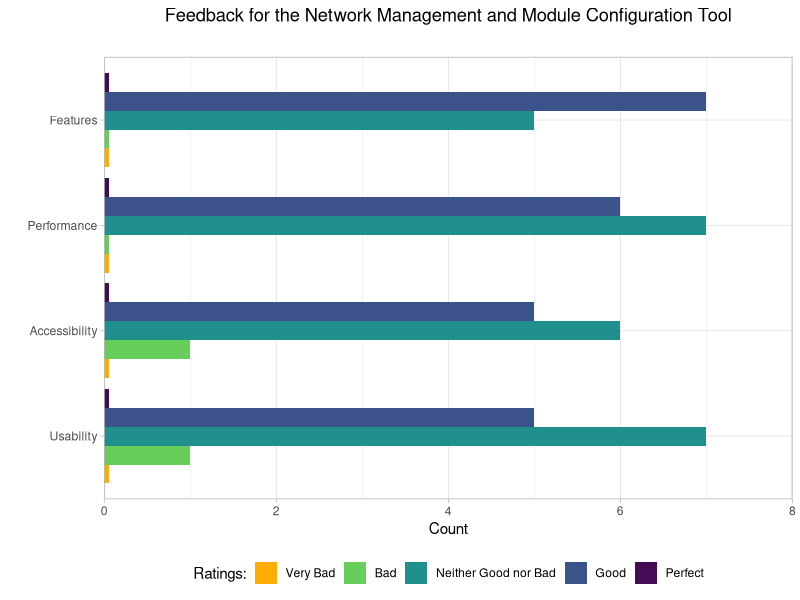
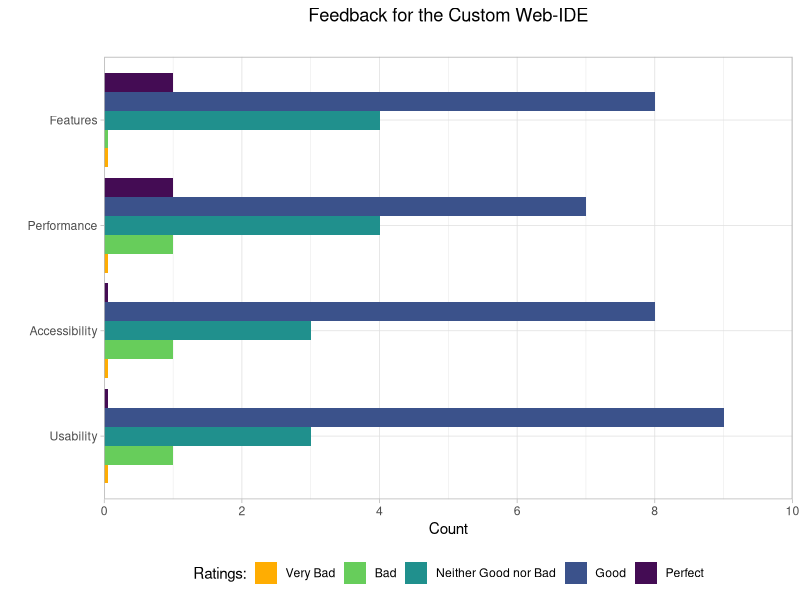
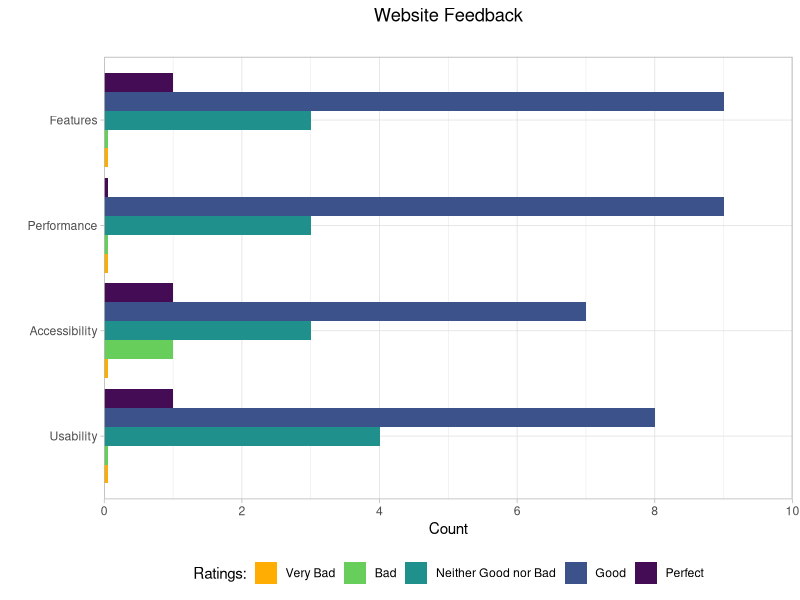
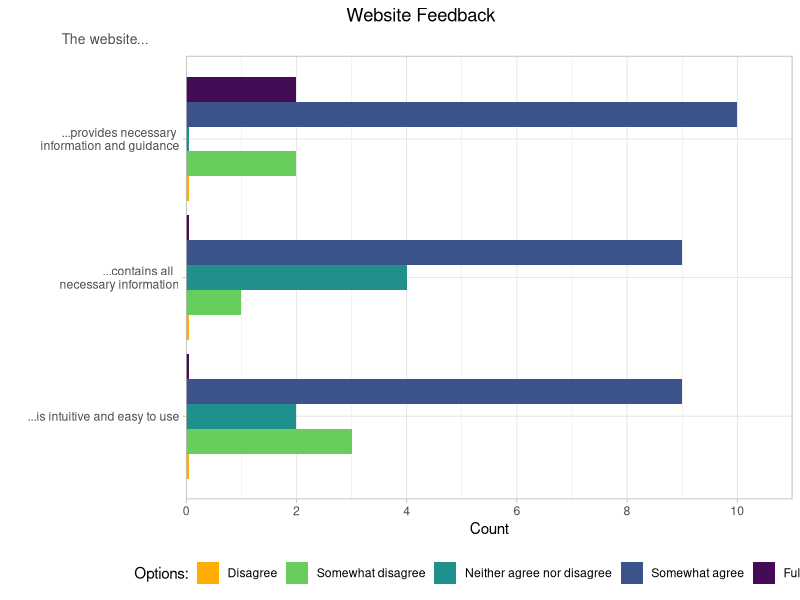
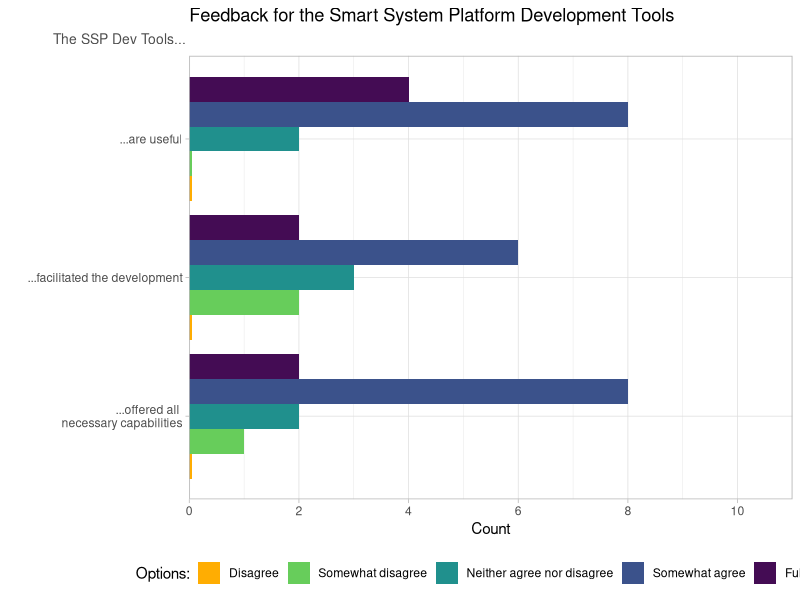
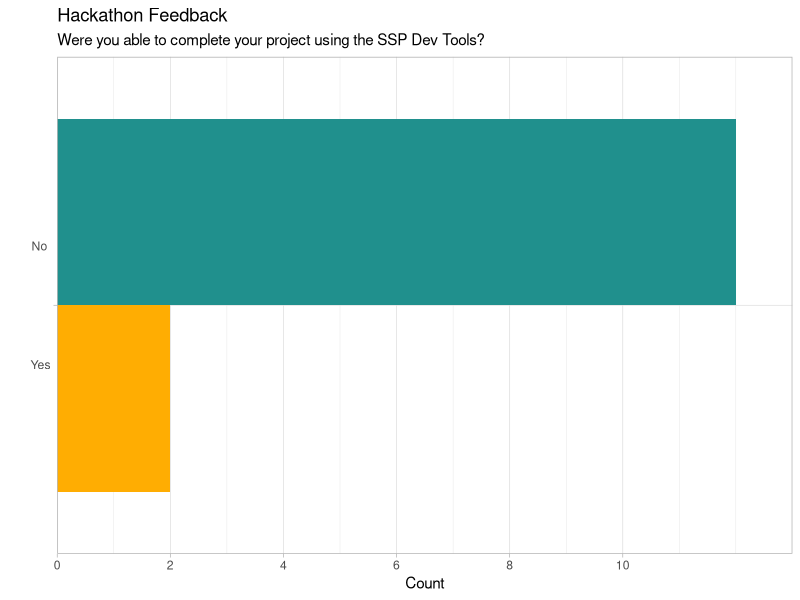
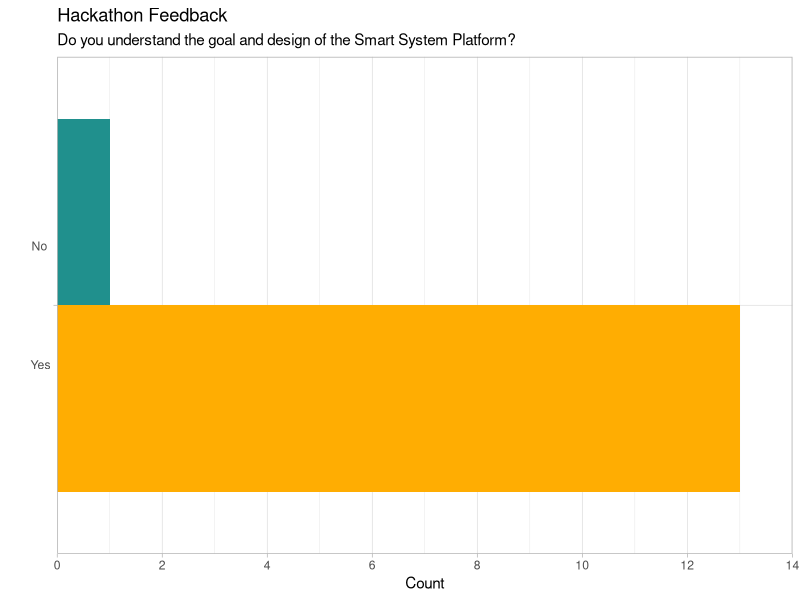
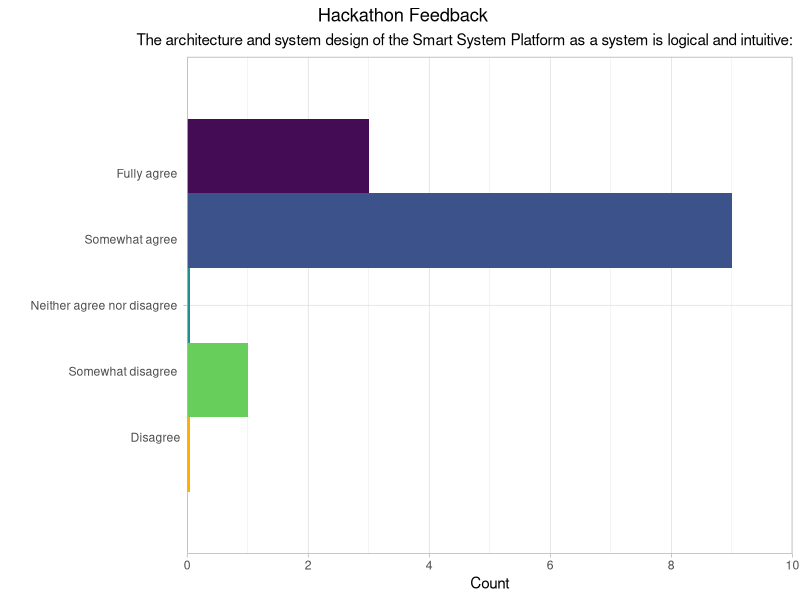

These figures' R source, in order:
## ---- chunk 1
library(ggplot2)
library(dplyr)
library(readr)
library(tidyverse)
library(tidyr)
library(mgcv)

#custom_colours <- c("#F8766D","#00BFC4")
custom_colours <- c("#F8766D", "#00BFC4", "#7CAE00", "#C77CFF", "#F564E3", "#619CFF", "#00BA38")

## ---- chunk 2

data <- read.csv("data/Smart System Platform Feedback_February 11, 2025_23.18.csv", header = TRUE, sep = ",")

descriptions <- data[1, , drop = FALSE]
data <- data %>% slice(-c(1:3))

options1 <- c("Very Bad", "Bad", "Neither Good nor Bad", "Good", "Perfect")
description1 <- c("Usability", "Accessibility", "Performance", "Features")

ide_data <- data[, c(45, 46, 47, 48)]
nmmct_data <- data[, c(49, 50, 51, 52)]
website_data <- data[, c(53, 54, 55, 56)]

options2 <- c("Disagree", "Somewhat disagree", "Neither agree nor disagree", "Somewhat agree", "Fully agree")
website_description0 <- c("...is intuitive and easy to use", "...contains all  \n necessary information", "...provides necessary \n information and guidance")
website_description <- descriptions[, c(66, 67, 70)]
website_data2 <- data[, c(66, 67, 70)]

ssp_description0 <- c("...offered all \n necessary capabilities", "...facilitated the development", "...are useful")
ssp_description <- descriptions[, c( 57, 59, 61)]
ssp_data <- data[, c( 57, 59, 61)]


component_description <- descriptions[, c(42)]
component_data <- data[, c(42)]
component_data <- as.data.frame(component_data)

options3 <- c("Yes", "No")
completion_description <- descriptions[, c(62)]
completion_description0 <- c("")
completion_data <- data[, c(62)]
completion_data <- as.data.frame(completion_data)

logic_description <- descriptions[, c(64)]
logic_description0 <- c("")
logic_data <- data[, c(64)]
logic_data <- as.data.frame(logic_data)

architecture_data <- data[, c(65)]
architecture_description <- descriptions[, c(65)]
architecture_data <- as.data.frame(architecture_data)

toolpage_data <- data[, c(69)]
toolpage_description <- descriptions[, c(69)]
toolpage_data <- as.data.frame(toolpage_data)

ct_data <- data[, c(62, 64)]
ct_description <- descriptions[, c(62, 64)]

ta_data <- data[, c(65, 69)]
ta_description <- descriptions[, c(62, 64)]

## ---- chunk 3

nmmct_long <- nmmct_data %>%
  pivot_longer(cols = everything(), names_to = "Aspect", values_to = "Response") %>%
  drop_na() %>%
  filter(Response != "")  

nmmct_long$Response <- factor(nmmct_long$Response, levels = options1)

nmmct_counts <- nmmct_long %>%
  count(Aspect, Response, name = "Count")
missing_levels <- expand.grid(Aspect = unique(nmmct_counts$Aspect), Response = options1) %>%
  anti_join(nmmct_counts, by = c("Aspect", "Response"))

if (nrow(missing_levels) > 0) {
  missing_levels$Count <- 0.05
  nmmct_counts <- bind_rows(nmmct_counts, missing_levels)
}

custom_colours <- c("Very Bad" = "#ffad02", 
                    "Bad" = "#67cd5b", 
                    "Neither Good nor Bad" = "#20908d", 
                    "Good" = "#3b528b", 
                    "Perfect" = "#440c54")

p_nmmct <- ggplot(nmmct_counts, aes(x = Aspect, y = Count, fill = Response)) +
  geom_bar(stat = "identity", position = "dodge") + 
  coord_flip() + 
  scale_fill_manual(values = custom_colours, name = "Ratings:", drop = FALSE) +  
  scale_x_discrete(labels = description1) + 
  scale_y_continuous(expand = c(0, 0), , limits = c(0, 8)) +
  labs(title = "Feedback for the Network Management and Module Configuration Tool",
       subtitle = "",
       x = "",
       y = "Count") +
  theme_light() +
  theme(legend.position = "bottom",
        plot.title = element_text(hjust = 0.5)) 

ggsave(filename = paste0("plots/nmmct.png"), plot = p_nmmct, width = 10, height = 6, dpi = 300, bg = "white")

## ---- chunk 4

ide_long <- ide_data %>%
  pivot_longer(cols = everything(), names_to = "Aspect", values_to = "Response") %>%
  drop_na() %>%
  filter(Response != "")  

ide_long$Response <- factor(ide_long$Response, levels = options1)

ide_counts <- ide_long %>%
  count(Aspect, Response, name = "Count")
missing_levels <- expand.grid(Aspect = unique(ide_counts$Aspect), Response = options1) %>%
  anti_join(ide_counts, by = c("Aspect", "Response"))

if (nrow(missing_levels) > 0) {
  missing_levels$Count <- 0.05
  ide_counts <- bind_rows(ide_counts, missing_levels)
}

custom_colours <- c("Very Bad" = "#ffad02", 
                    "Bad" = "#67cd5b", 
                    "Neither Good nor Bad" = "#20908d", 
                    "Good" = "#3b528b", 
                    "Perfect" = "#440c54")

p_ide <- ggplot(ide_counts, aes(x = Aspect, y = Count, fill = Response)) +
  geom_bar(stat = "identity", position = "dodge") + 
  coord_flip() + 
  scale_fill_manual(values = custom_colours, name = "Ratings:", drop = FALSE) +  
  scale_x_discrete(labels = description1) + 
  scale_y_continuous(expand = c(0, 0), , limits = c(0, 10), breaks = seq(0, 10, by = 2)) +
  labs(title = "Feedback for the Custom Web-IDE",
       subtitle = "",
       x = "",
       y = "Count") +
  theme_light() +
  theme(legend.position = "bottom",
        plot.title = element_text(hjust = 0.5)) 

ggsave(filename = paste0("plots/ide.png"), plot = p_ide, width = 10, height = 6, dpi = 300, bg = "white")

## ---- chunk 5

website_long <- website_data %>%
  pivot_longer(cols = everything(), names_to = "Aspect", values_to = "Response") %>%
  drop_na() %>%
  filter(Response != "")  

website_long$Response <- factor(website_long$Response, levels = options1)

website_counts <- website_long %>%
  count(Aspect, Response, name = "Count")
missing_levels <- expand.grid(Aspect = unique(website_counts$Aspect), Response = options1) %>%
  anti_join(website_counts, by = c("Aspect", "Response"))

if (nrow(missing_levels) > 0) {
  missing_levels$Count <- 0.05
  website_counts <- bind_rows(website_counts, missing_levels)
}

custom_colours <- c("Very Bad" = "#ffad02", 
                    "Bad" = "#67cd5b", 
                    "Neither Good nor Bad" = "#20908d", 
                    "Good" = "#3b528b", 
                    "Perfect" = "#440c54")

p_website <- ggplot(website_counts, aes(x = Aspect, y = Count, fill = Response)) +
  geom_bar(stat = "identity", position = "dodge") + 
  coord_flip() + 
  scale_fill_manual(values = custom_colours, name = "Ratings:", drop = FALSE) +  
  scale_x_discrete(labels = description1) + 
  scale_y_continuous(expand = c(0, 0), , limits = c(0, 10), breaks = seq(0, 10, by = 2)) +
  labs(title = "Website Feedback",
       subtitle = "",
       x = "",
       y = "Count") +
  theme_light() +
  theme(legend.position = "bottom",
        plot.title = element_text(hjust = 0.5)) 

ggsave(filename = paste0("plots/website.png"), plot = p_website, width = 10, height = 6, dpi = 300, bg = "white")

## ---- chunk 6

website_long <- website_data2 %>%
  pivot_longer(cols = everything(), names_to = "Aspect", values_to = "Response") %>%
  drop_na() %>%
  filter(Response != "")  

website_long$Response <- factor(website_long$Response, levels = options2)

website_counts <- website_long %>%
  count(Aspect, Response, name = "Count")
missing_levels <- expand.grid(Aspect = unique(website_counts$Aspect), Response = options2) %>%
  anti_join(website_counts, by = c("Aspect", "Response"))

if (nrow(missing_levels) > 0) {
  missing_levels$Count <- 0.05
  website_counts <- bind_rows(website_counts, missing_levels)
}

custom_colours2 <- c("Disagree" = "#ffad02", 
                    "Somewhat disagree" = "#67cd5b", 
                    "Neither agree nor disagree" = "#20908d", 
                    "Somewhat agree" = "#3b528b", 
                    "Fully agree" = "#440c54")

p_website2 <- ggplot(website_counts, aes(x = Aspect, y = Count, fill = Response)) +
  geom_bar(stat = "identity", position = "dodge") + 
  coord_flip() + 
  scale_fill_manual(values = custom_colours2, name = "Options:", drop = FALSE) +  
  scale_x_discrete(labels = website_description0) + 
  scale_y_continuous(expand = c(0, 0), , limits = c(0, 11), breaks = seq(0, 10, by = 2)) +
  labs(title = "Website Feedback",
       subtitle = "The website...",
       x = "",
       y = "Count") +
  theme_light() +
  theme(legend.position = "bottom",
        plot.title = element_text(hjust = 0.35),
        plot.subtitle = element_text(hjust = -0.24, size = 10, color = "grey30")
        ) 

ggsave(filename = paste0("plots/website2.png"), plot = p_website2, width = 10, height = 6, dpi = 300, bg = "white")

## ---- chunk 7

ssp_long <- ssp_data %>%
  pivot_longer(cols = everything(), names_to = "Aspect", values_to = "Response") %>%
  drop_na() %>%
  filter(Response != "")  

ssp_long$Response <- factor(ssp_long$Response, levels = options2)

ssp_counts <- ssp_long %>%
  count(Aspect, Response, name = "Count")
missing_levels <- expand.grid(Aspect = unique(ssp_counts$Aspect), Response = options2) %>%
  anti_join(ssp_counts, by = c("Aspect", "Response"))

if (nrow(missing_levels) > 0) {
  missing_levels$Count <- 0.05
  ssp_counts <- bind_rows(ssp_counts, missing_levels)
}

custom_colours2 <- c("Disagree" = "#ffad02", 
                    "Somewhat disagree" = "#67cd5b", 
                    "Neither agree nor disagree" = "#20908d", 
                    "Somewhat agree" = "#3b528b", 
                    "Fully agree" = "#440c54")

p_ssp <- ggplot(ssp_counts, aes(x = Aspect, y = Count, fill = Response)) +
  geom_bar(stat = "identity", position = "dodge") + 
  coord_flip() + 
  scale_fill_manual(values = custom_colours2, name = "Options:", drop = FALSE) +  
  scale_x_discrete(labels = ssp_description0) + 
  scale_y_continuous(expand = c(0, 0), , limits = c(0, 11), breaks = seq(0, 10, by = 2)) +
  labs(title = "Feedback for the Smart System Platform Development Tools",
       subtitle = "The SSP Dev Tools...",
       x = "",
       y = "Count") +
  theme_light() +
  theme(legend.position = "bottom",
        plot.title = element_text(hjust = 0.),
        plot.subtitle = element_text(hjust = -0.29, size = 10, color = "grey30")
        )

ggsave(filename = paste0("plots/ssp.png"), plot = p_ssp, width = 10, height = 6, dpi = 300, bg = "white")

## ---- chunk 8

completion_long <- completion_data %>%
  pivot_longer(cols = everything(), names_to = "Aspect", values_to = "Response") %>%
  drop_na() %>%
  filter(Response != "")  

completion_long$Response <- factor(completion_long$Response, levels = options3)

completion_counts <- completion_long %>%
  count(Aspect, Response, name = "Count")
missing_levels <- expand.grid(Aspect = unique(completion_counts$Aspect), Response = options3) %>%
  anti_join(completion_counts, by = c("Aspect", "Response"))

#if (nrow(missing_levels) > 0) {
#  missing_levels$Count <- 0.05
#  completion_counts <- bind_rows(completion_counts, missing_levels)
#}

custom_colours2 <- c("Yes" = "#ffad02", 
                     "No" = "#20908d")

p_completion <- ggplot(completion_counts, aes(x = Aspect, y = Count, fill = Response)) +
  geom_bar(stat = "identity", position = "dodge") + 
  coord_flip() + 
  scale_fill_manual(values = custom_colours2, name = "Options:", drop = FALSE) +  
  scale_x_discrete(labels = c("No \n\n\n\n\n\n\n\n\n Yes")) + 
  scale_y_continuous(expand = c(0, 0), , limits = c(0, 13), breaks = seq(0, 10, by = 2)) +
  labs(title = "Hackathon Feedback",
       subtitle = "Were you able to complete your project using the SSP Dev Tools?",#completion_description,
       x = "",
       y = "Count") +
  theme_light() +
  theme(legend.position = "none",
        #plot.title = element_text(hjust = 0.5),
        #plot.subtitle = element_text(hjust = -0.29, size = 10, color = "grey30")
        )

ggsave(filename = paste0("plots/completion.png"), plot = p_completion, width = 6, height = 4, dpi = 300, bg = "white")

## ---- chunk 9

logic_long <- logic_data %>%
  pivot_longer(cols = everything(), names_to = "Aspect", values_to = "Response") %>%
  drop_na() %>%
  filter(Response != "")  

logic_long$Response <- factor(logic_long$Response, levels = options3)

logic_counts <- logic_long %>%
  count(Aspect, Response, name = "Count")
missing_levels <- expand.grid(Aspect = unique(logic_counts$Aspect), Response = options3) %>%
  anti_join(logic_counts, by = c("Aspect", "Response"))

#if (nrow(missing_levels) > 0) {
#  missing_levels$Count <- 0.05
#  logic_counts <- bind_rows(logic_counts, missing_levels)
#}

custom_colours2 <- c("Yes" = "#ffad02", 
                     "No" = "#20908d")

p_logic <- ggplot(logic_counts, aes(x = Aspect, y = Count, fill = Response)) +
  geom_bar(stat = "identity", position = "dodge") + 
  coord_flip() + 
  scale_fill_manual(values = custom_colours2, name = "Ratings:", drop = FALSE) +  
  scale_x_discrete(labels = c("No \n\n\n\n\n\n\n\n\n Yes")) + 
  scale_y_continuous(expand = c(0, 0), , limits = c(0, 14), breaks = seq(0, 14, by = 2)) +
  labs(title = "Hackathon Feedback",
       subtitle = logic_description,
       x = "",
       y = "Count") +
  theme_light() +
  theme(legend.position = "none",
        #plot.title = element_text(hjust = 0.5),
        #plot.subtitle = element_text(hjust = -0.29, size = 10, color = "grey30")
        )

ggsave(filename = paste0("plots/logic.png"), plot = p_logic, width = 6, height = 4, dpi = 300, bg = "white")

## ---- chunk 10

architecture_long <- architecture_data %>%
  pivot_longer(cols = everything(), names_to = "Aspect", values_to = "Response") %>%
  drop_na() %>%
  filter(Response != "")  

architecture_long$Response <- factor(architecture_long$Response, levels = options2)

architecture_counts <- architecture_long %>%
  count(Aspect, Response, name = "Count")
missing_levels <- expand.grid(Aspect = unique(architecture_counts$Aspect), Response = options2) %>%
  anti_join(architecture_counts, by = c("Aspect", "Response"))

if (nrow(missing_levels) > 0) {
  missing_levels$Count <- 0.05
  architecture_counts <- bind_rows(architecture_counts, missing_levels)
}

custom_colours2 <- c("Disagree" = "#ffad02", 
                    "Somewhat disagree" = "#67cd5b", 
                    "Neither agree nor disagree" = "#20908d", 
                    "Somewhat agree" = "#3b528b", 
                    "Fully agree" = "#440c54")

p_architecture <- ggplot(architecture_counts, aes(x = Aspect, y = Count, fill = Response)) +
  geom_bar(stat = "identity", position = "dodge") + 
  coord_flip() + 
  scale_fill_manual(values = custom_colours2, name = "", drop = FALSE) +  
  scale_x_discrete(labels = c("Fully agree \n\n\n\n\n Somewhat agree \n\n\n\n\n Neither agree nor disagree \n\n\n\n\n Somewhat disagree \n\n\n\n\n Disagree")) + 
  scale_y_continuous(expand = c(0, 0), , limits = c(0, 10), breaks = seq(0, 10, by = 2)) +
  labs(title = "Hackathon Feedback",
       subtitle = architecture_description,
       x = "",
       y = "Count") +
  theme_light() +
  theme(legend.position = "none",
        plot.title = element_text(hjust = 0.3),
        plot.subtitle = element_text(hjust = 1)
        )

ggsave(filename = paste0("plots/architecture.png"), plot = p_architecture, width = 8, height = 5.5, dpi = 300, bg = "white")

## ---- chunk 11

toolpage_long <- toolpage_data %>%
  pivot_longer(cols = everything(), names_to = "Aspect", values_to = "Response") %>%
  drop_na() %>%
  filter(Response != "")  

toolpage_long$Response <- factor(toolpage_long$Response, levels = options2)

toolpage_counts <- toolpage_long %>%
  count(Aspect, Response, name = "Count")
missing_levels <- expand.grid(Aspect = unique(toolpage_counts$Aspect), Response = options2) %>%
  anti_join(toolpage_counts, by = c("Aspect", "Response"))

if (nrow(missing_levels) > 0) {
  missing_levels$Count <- 0.05
  toolpage_counts <- bind_rows(toolpage_counts, missing_levels)
}

custom_colours2 <- c("Disagree" = "#ffad02", 
                    "Somewhat disagree" = "#67cd5b", 
                    "Neither agree nor disagree" = "#20908d", 
                    "Somewhat agree" = "#3b528b", 
                    "Fully agree" = "#440c54")

p_toolpage <- ggplot(toolpage_counts, aes(x = Aspect, y = Count, fill = Response)) +
  geom_bar(stat = "identity", position = "dodge") + 
  coord_flip() + 
  scale_fill_manual(values = custom_colours2, name = "", drop = FALSE) +  
  scale_x_discrete(labels = c("Fully agree \n\n\n\n\n Somewhat agree \n\n\n\n\n Neither agree nor disagree \n\n\n\n\n Somewhat disagree \n\n\n\n\n Disagree")) + 
  scale_y_continuous(expand = c(0, 0), , limits = c(0, 11), breaks = seq(0, 11, by = 2)) +
  labs(title = "Hackathon Feedback",
       subtitle = "The Smart System Platform Development Tool page is intuitive and easy to use",#toolpage_description,
       x = "",
       y = "Count") +
  theme_light() +
  theme(legend.position = "none",
        plot.title = element_text(hjust = 0.3),
        plot.subtitle = element_text(hjust = 9.2)
        )

ggsave(filename = paste0("plots/toolpage.png"), plot = p_toolpage, width = 8, height = 5.5, dpi = 300, bg = "white")

## ---- chunk 12
options4 <- c( "Hardware", "Website", "GitHub", "Networking Library", "Network Management and Module Configuration Tool", "Custom Web-IDE")

component_data <- component_data %>%
  mutate(component_data = str_replace_all(component_data, ", ", " ")) %>%
  separate_rows(component_data, sep = ",") %>%
  mutate(component_data = case_when(
    component_data == "Software (Networking library etc.)" ~ "Networking Library",
    component_data == "Smart System Website (Guide Specifications other support material)" ~ "Website",
    component_data == "Smart Module Hardware (Smart Motor Dahal Board etc.)" ~ "Hardware",
    component_data == "Smart System Platform Github page" ~ "GitHub",
    component_data == "Network Management and Module Configuration Tool" ~ "Network Management and Module Configuration Tool",
    component_data == "Custom Web-IDE" ~ "Custom Web-IDE",
    TRUE ~ component_data  # Keep all other values unchanged
  ))
  
component_long <- component_data %>%
  pivot_longer(cols = everything(), names_to = "Aspect", values_to = "Response") %>%
  drop_na() %>%
  filter(Response != "")  

component_long$Response <- factor(component_long$Response, levels = options4)

component_counts <- component_long %>%
  count(Aspect, Response, name = "Count")
missing_levels <- expand.grid(Aspect = unique(component_counts$Aspect), Response = options4) %>%
  anti_join(component_counts, by = c("Aspect", "Response"))

#if (nrow(missing_levels) > 0) {
#  missing_levels$Count <- 0.05
#  component_counts <- bind_rows(component_counts, missing_levels)
#}

custom_colours3 <- c("Hardware" = "#ffad02", 
                    "Website" = "#67cd5b", 
                    "GitHub" = "#20908d", 
                    "Networking Library" = "#3b528b", 
                    "Network Management and Module Configuration Tool" = "#440c54",
                    "Custom Web-IDE" = "#972c80")#fde724 972c80

p_component <- ggplot(component_counts, aes(x = Aspect, y = Count, fill = Response)) +
  geom_bar(stat = "identity", position = "dodge") + 
  coord_flip() + 
  scale_fill_manual(values = custom_colours3, name = "", drop = FALSE) +  
  scale_x_discrete(labels = c("Hardware \n\n\n\n Website \n\n\n\n GitHub \n\n\n\n\n Networking Library \n\n\n\n Network Management and \n Module Configuration Tool \n\n\n\n Custom Web-IDE")) + 
  scale_y_continuous(expand = c(0, 0), , limits = c(0, 13), breaks = seq(0, 13, by = 2)) +
  labs(title = "Components of the Smart System Platform Used",
       subtitle = "",#component_description,
       x = "",
       y = "Count") +
  theme_light() +
  theme(legend.position = "Bottom",
        plot.title = element_text(hjust = 0),
        plot.subtitle = element_text(hjust = 1)
        )

ggsave(filename = paste0("plots/component.png"), plot = p_component, width = 8, height = 5.5, dpi = 300, bg = "white")
